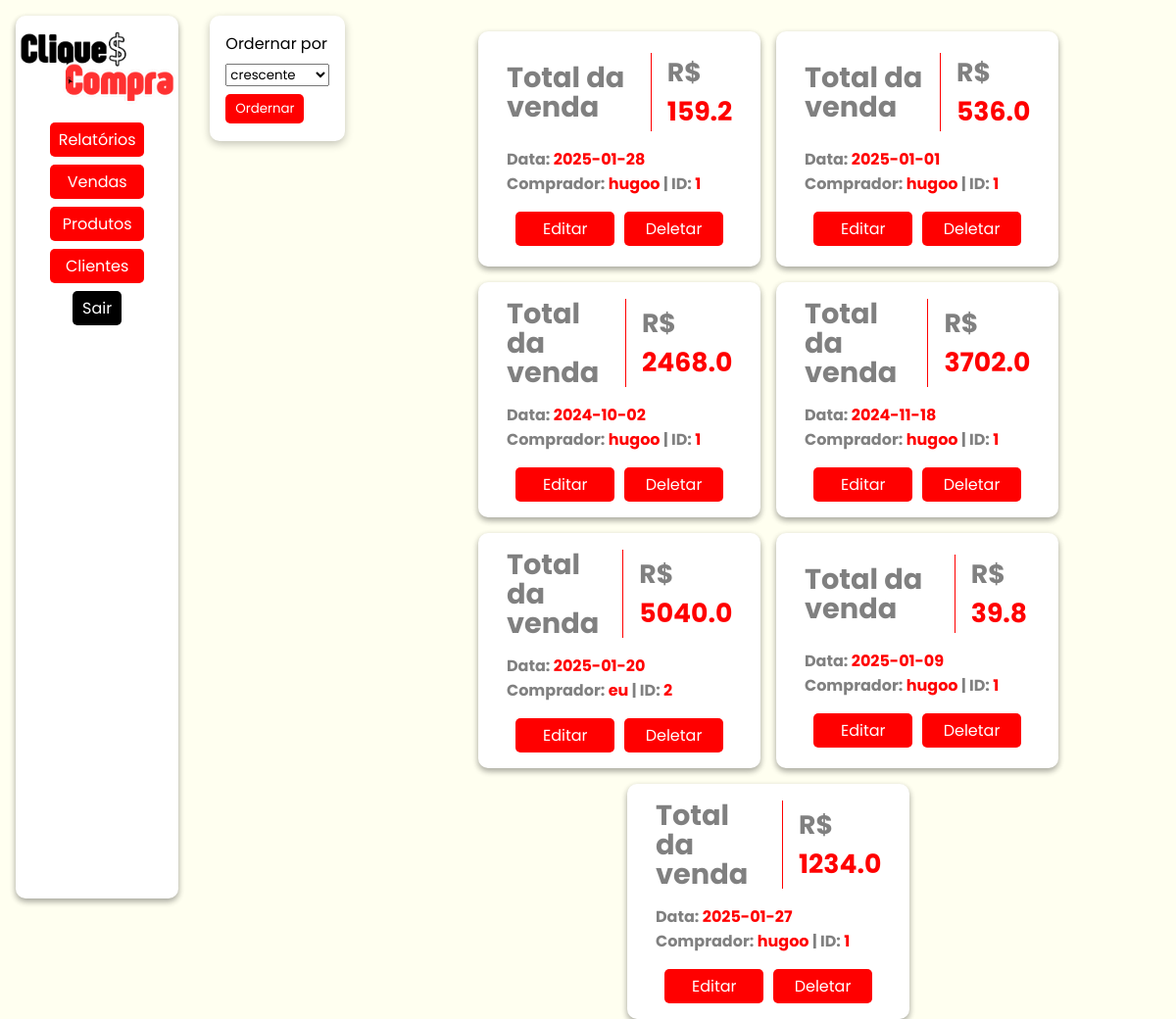
The app's page /vendas/ with its own data.
### models/vendas.py (models this page shows, shortened)
class Venda(Base):
    __tablename__ = 'tb_vendas'
    ven_id: Mapped[int] = mapped_column(primary_key=True, autoincrement=True)
    ven_data: Mapped[str] = mapped_column(nullable=False)
    ven_total: Mapped[float] = mapped_column(nullable=False)
    ven_cli_id: Mapped[int] = mapped_column(ForeignKey('tb_clientes.cli_id'))
    clientes: Mapped[List["Cliente"]] = relationship("Cliente", back_populates='vendas')

### models/clientes.py (models this page shows, shortened)
class Cliente(Base, UserMixin):
    __tablename__ = 'tb_clientes'
    cli_id:Mapped[int] = mapped_column(primary_key = True, autoincrement=True)
    cli_nome:Mapped[str] = mapped_column(nullable=False)
    cli_email:Mapped[str] = mapped_column(unique = True, nullable=False)
    cli_telefone:Mapped[str] = mapped_column(nullable=False)
    cli_endereco:Mapped[str] = mapped_column(nullable=False)
    vendas: Mapped[list["Venda"]] = relationship("Venda", back_populates="clientes")

### controllers/vendas.py (the view)
@venda_bp.route('/', methods=['POST', 'GET'])
def view():
    if request.method == 'POST':
        ordem = request.form['ordem']
        vendas = Venda.all(ordem=ordem)
    elif request.method == 'GET':
        sql = text(f"SELECT * FROM tb_vendas JOIN tb_clientes ON ven_cli_id = cli_id")
        vendas = session.execute(sql)
    return render_template('vendas/view.html', vendas = vendas)

### templates/vendas/view.html (shortened to what this page needs)
{% extends "model.html" %}
{% block head_extras %}
<link rel="stylesheet" href="{{ url_for('static', filename='style/model.css') }}">
<link rel="stylesheet" href="{{ url_for('static', filename='style/itens.css') }}">
{% endblock %}
{% block content %}
<nav>
    <img src="../../static/assets/cliqueconta.png" alt="Logo do CliqueCompra">
    <div class="links">
        <div class="dropdown">
            <button class="dropdown-button" onclick="toggleDropdown('relatorios-menu')">Relatórios</button>
        </div>
        <div class="dropdown">
            <button class="dropdown-button" onclick="toggleDropdown('vendas-menu')">Vendas</button>
        </div>
        <div class="dropdown">
            <button class="dropdown-button" onclick="toggleDropdown('produtos-menu')">Produtos</button>
        </div>
        <div class="dropdown">
            <button class="dropdown-button" onclick="toggleDropdown('clientes-menu')">Clientes</button>
        </div>
        <a class='sair'href="#">Sair</a>
    </div>
</nav>
<div class="filtro">
    <span>Ordernar por</span>
    <form action="{{url_for('venda.view')}}" method="post">
        <select name="ordem" id="filtro-cli">
            <option value="crescente">crescente</option>
        </select>
        <button type="submit">Ordernar</button>
    </form>
</div>
<div id="produto">
    <ol class="itens">
        {%if vendas%}
            {% for venda in vendas %}
                <li class="item venda">
                    <div class="p-e venda">
                        <h2 id="tit_total">Total da venda</h2>
                        <h2 id="preco"><span style="color: gray;">R$ </span>{{venda.ven_total}}</h2>
                    </div>
                    <div class="dados">
                        <h2>Data: <span style="color: red;">{{venda.ven_data}}</span></h2>
                        <h2>Comprador: <span style="color: red;">{{venda.cli_nome}}</span> | ID: <span style="color: red;">{{venda.cli_id}}</span></h2>
                    </div>
                    <div class="links-p">
                        <a href="{{url_for('venda.edit', venda_id=venda.ven_id)}}">Editar</a>
                        <a href="{{url_for('venda.remove', venda_id=venda.ven_id)}}">Deletar</a>
                    </div>
                </li>
            {% endfor %}
        {%else%}
            <h1>Nada foi vendido ainda :(</h1>
        {%endif%}
    </ol>
</div>
{% endblock %}

### static/style/model.css (style rules this page uses)
* { padding: 0; margin: 0; box-sizing: border-box; font-family: "Poppins", serif; }
body { display: flex; min-width: 100vw; height: 100%; background-color: #FFFFF0; }
.dropdown { width: 100%; display: flex; flex-direction: column; align-items: center; justify-content: center; }

### records on screen
Venda: ven_total "159.2", ven_data "2025-01-28", cli_nome "hugoo", cli_id "1"
Venda: ven_total "536.0", ven_data "2025-01-01", cli_nome "hugoo", cli_id "1"
Venda: ven_total "2468.0", ven_data "2024-10-02", cli_nome "hugoo", cli_id "1"
Venda: ven_total "3702.0", ven_data "2024-11-18", cli_nome "hugoo", cli_id "1"
Venda: ven_total "5040.0", ven_data "2025-01-20", cli_nome "eu", cli_id "2"
Venda: ven_total "39.8", ven_data "2025-01-09", cli_nome "hugoo", cli_id "1"
Venda: ven_total "1234.0", ven_data "2025-01-27", cli_nome "hugoo", cli_id "1"
